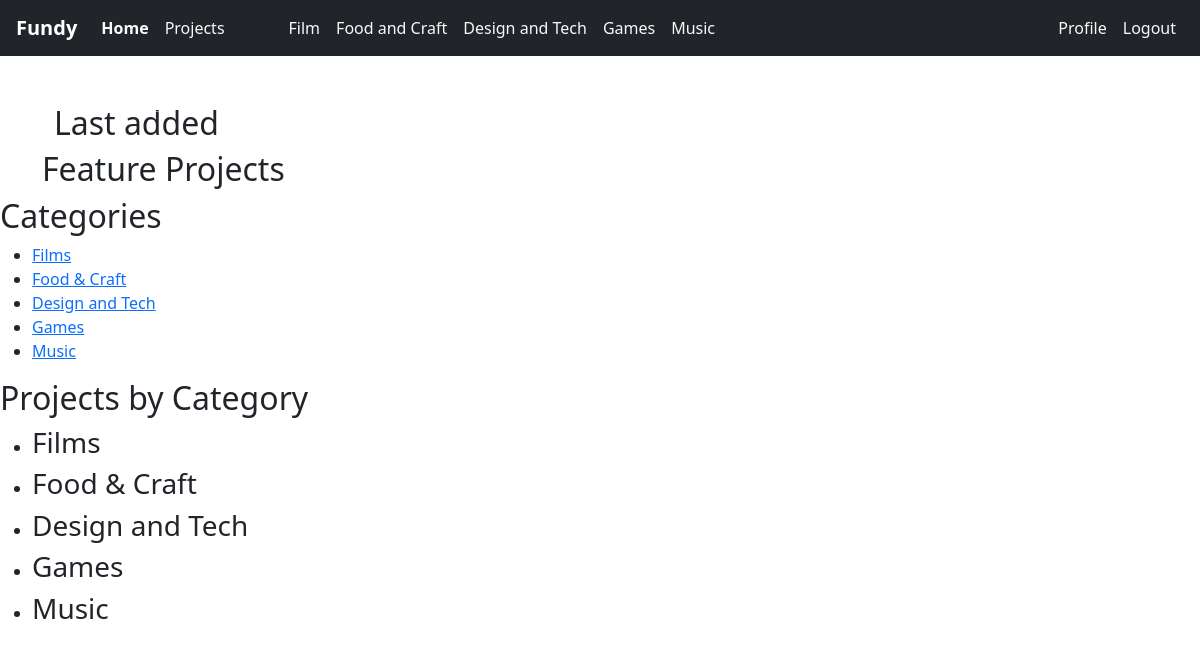
Screenshot of /projects/ (signed in) with the database file from the repository.
### projects/models.py (models this page shows, shortened)
class CategoriesModel(models.Model):
    name = models.CharField(max_length=50)

### projects/views.py (the view)
# urls.py: 2. Add a URL to urlpatterns:  path('', views.home, name='home')
def home(request):
    top_projects = (
        ProjectsModel.objects.all()
        .annotate(avg_rating=Avg("ratings__rating"))
        .order_by("-avg_rating")[:5]
    )
    latest_projects = ProjectsModel.objects.all().order_by("-start_time")[:5]
    featured_projects = ProjectsModel.objects.filter(is_featured=True).order_by(
        "-start_time"
    )[:5]
    categories = CategoriesModel.objects.all()
    category_projects = {}  # A dictionary to store projects for each category
    for category in categories:
        projects = ProjectsModel.objects.filter(category=category)
        category_projects[category] = projects
    return render(
        request,
        "projects/home.html",
        {
            "top_projects": top_projects,
            "latest_projects": latest_projects,
            "featured_projects": featured_projects,
            "categories": categories,
            "category_projects": category_projects,
        },
    )

### projects/templates/projects/home.html (shortened to what this page needs)
{%extends 'base.html'%}
{% load static %}
{%block body%}
    <div id="projectSlider" class="carousel slide" data-ride="carousel">
      <a
        class="carousel-control-prev"
        href="#projectSlider"
        role="button"
        data-slide="prev"
      >
        <span class="carousel-control-prev-icon" aria-hidden="true"></span>
        <span class="sr-only">Previous</span>
      </a>
      <a
        class="carousel-control-next"
        href="#projectSlider"
        role="button"
        data-slide="next"
      >
        <span class="carousel-control-next-icon" aria-hidden="true"></span>
        <span class="sr-only">Next</span>
      </a>
    </div>
    <div class="container ">
        <h2>Last added</h2>
    </div>
    <h2>Feature Projects</h2>
    </div>
    <h2>Categories</h2>
<ul>
    {% for category in categories %}
        <li>
            <a href="#">{{ category.name }}</a>
        </li>
    {% endfor %}
</ul>
<h2>Projects by Category</h2>
<ul>
    {% for category, projects in category_projects.items %}
        <li>
            <h3>{{ category.name }}</h3>
        </li>
    {% endfor %}
</ul>
{%endblock%}

### rows the page displays
CategoriesModel: name "Films"
CategoriesModel: name "Food & Craft"
CategoriesModel: name "Design and Tech"
CategoriesModel: name "Games"
CategoriesModel: name "Music"
